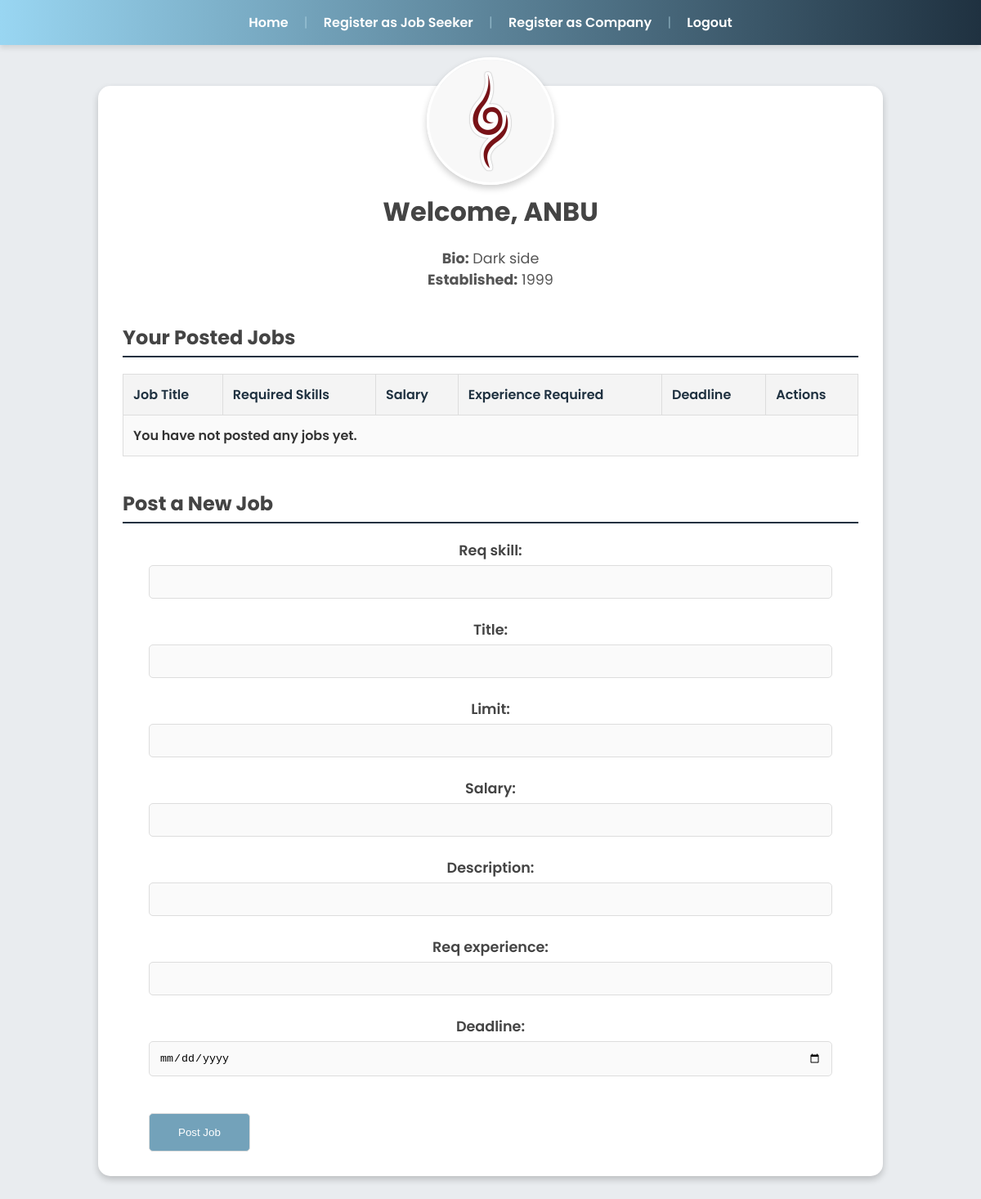
The page /company/dashboard/ (signed in) on the database as committed earlier.
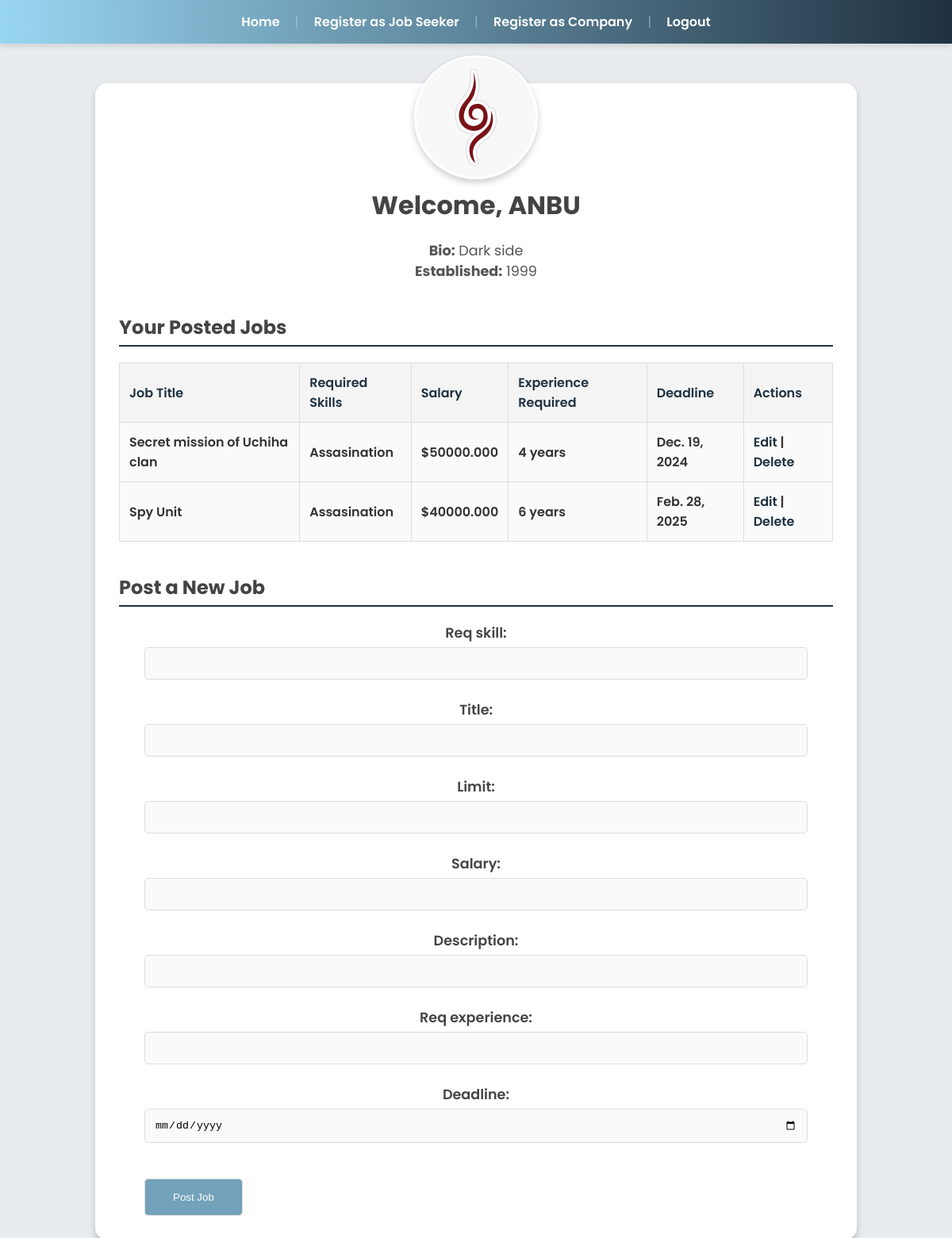
The same page on the database as committed later.
### jobs/models.py (models this page shows, shortened)
class user(models.Model):
    username = models.CharField(max_length=100, primary_key=True)
    password = models.CharField(max_length=100, unique=True)
    address = models.CharField(max_length=300, null=True, blank=True)
    bio = models.CharField(max_length=400, null=True, blank=True)
    profile_pic = models.ImageField(upload_to="profile_pics", blank=True)

class company(models.Model):
    c_username = models.OneToOneField(user, on_delete=models.CASCADE, primary_key=True, related_name="company")
    company_name = models.CharField(max_length=100)
    company_type = models.CharField(max_length=100)
    establishment_year = models.DateField()

class jobs(models.Model):
    job_id = models.AutoField(primary_key=True)
    c_username = models.ForeignKey(company, on_delete=models.CASCADE, related_name="job_posted")
    req_skill = models.CharField(max_length=50)
    title = models.CharField(max_length=100)
    limit = models.IntegerField()
    salary = models.DecimalField(max_digits=10, decimal_places=3)
    description = models.CharField(max_length=400)
    req_experience = models.IntegerField()
    deadline = models.DateField()

### jobs/views.py (the view)
# urls.py: path('company/dashboard/', views.company_dashboard, name='company_dashboard'),
def company_dashboard(request):
    user_instance = user.objects.get(username=request.session['username'])
    if not hasattr(user_instance, "company"):
        return redirect('login')  # Redirect to login if user is not a company
    company_instance = user_instance.company
    posted_jobs = jobs.objects.filter(c_username=company_instance)  # Fetch jobs posted by the company
    if request.method == "POST":
        job_form = JobForm(request.POST)
        if job_form.is_valid():
            job = job_form.save(commit=False)
            job.c_username = company_instance  # Link job to the company
            job.save()
            return redirect('company_dashboard')
    else:
        job_form = JobForm()
    context = {
        'company': company_instance,
        'posted_jobs': posted_jobs,
        'user' : user_instance,
        'job_form': job_form
    }
    return render(request, 'jobs/company_dashboard.html', context)

### jobs/forms.py
class JobForm(forms.ModelForm):
    class Meta:
        model = jobs
        fields = ['req_skill', 'title', 'limit', 'salary', 'description', 'req_experience', 'deadline']
        widgets = {
            'deadline': forms.DateInput(attrs={'type': 'date'}),
        }

### jobs/templates/jobs/company_dashboard.html (shortened to what this page needs)
<!DOCTYPE html>
<html lang="en">
<head>
    {% load static %}
    <link rel="stylesheet" href="{% static 'jobs/company_dashboard.css' %}">
</head>
<body>
    <nav>
        <a href="{% url 'home' %}">Home</a> |
        <a href="{% url 'register_job_seeker' %}">Register as Job Seeker</a> |
        <a href="{% url 'register_company' %}">Register as Company</a> |
        <a href="{% url 'user_logout' %}">Logout</a>
    </nav>
    <div class="content">
        <img src="/media/{{ user.profile_pic|default:'profile_pics/blank.jpg' }}" alt="Profile Picture">
        <h1 class="welcome">Welcome, {{ company.company_name }}</h1>
        <p><strong>Bio:</strong> {{ user.bio|default:"No bio available" }}</p>
        <p><strong>Established:</strong> {{ company.establishment_year|date:"Y" }}</p>
        <h2>Your Posted Jobs</h2>
        <table>
            <thead>
                <tr>
                    <th>Job Title</th>
                    <th>Required Skills</th>
                    <th>Salary</th>
                    <th>Experience Required</th>
                    <th>Deadline</th>
                    <th>Actions</th>
                </tr>
            </thead>
            <tbody>
                {% for job in posted_jobs %}
                <tr>
                    <td>{{ job.title }}</td>
                    <td>{{ job.req_skill }}</td>
                    <td>${{ job.salary }}</td>
                    <td>{{ job.req_experience }} years</td>
                    <td>{{ job.deadline }}</td>
                    <td>
                        <a class="actions" href="{% url 'edit_job' job.job_id %}">Edit</a> |
                        <a class="actions" href="{% url 'delete_job' job.job_id %}" onclick="return confirm('Are you sure you want to delete this job?');">Delete</a>
                    </td>
                </tr>
                {% empty %}
                <tr>
                    <td colspan="6">You have not posted any jobs yet.</td>
                </tr>
                {% endfor %}
            </tbody>
        </table>
        <h2>Post a New Job</h2>
        <form method="post">
            {{ job_form.as_p }}
            <button type="submit" class="back">Post Job</button>
        </form>
    </div>
</body>
</html>

### jobs/static/jobs/company_dashboard.css (style rules this page uses)
body { font-family: 'Poppins', sans-serif; margin: 0; padding: 0; background: #e9ecef; color: #333; }
nav { background: linear-gradient(to right, #99d6f2, #1f3140); padding: 15px; text-align: center; box-shadow: 0 4px 6px rgba(0, 0, 0, 0.1); color: #b6dbe88d; }
nav a { color: #fff; margin: 0 15px; text-decoration: none; font-weight: 600; transition: color 0.3s ease; }
.content { max-width: 900px; margin: 50px auto; background: #fff; padding: 30px; border-radius: 15px; box-shadow: 0 4px 8px rgba(0, 0, 0, 0.2); position: relative; }
img { display: block; width: 150px; height: 150px; border-radius: 50%; object-fit: cover; box-shadow: 0 4px 8px rgba(0, 0, 0, 0.2); position: absolute; top: -35px; left: 50%; transform: translateX(-50%); border: 3px solid #fff; }
.welcome { text-align: center; margin: 100px 0 20px; font-size: 2rem; color: #444; }
p { text-align: center; margin: 0; font-size: 1.1rem; color: #555; }
h2 { margin-top: 40px; font-size: 1.5rem; color: #444; border-bottom: 2px solid #1f3140; padding-bottom: 5px; }
table { width: 100%; border-collapse: collapse; margin-top: 20px; }
table th, table td { padding: 12px; text-align: left; border: 1px solid #ddd; font-weight: 600; }
table th { background: #f4f4f4; color: #1f3140; }
table td { background: #fafafa; }
.actions { color: #1f3140; text-decoration: none; font-weight: 600; transition: color 0.3s ease; }
form label { display: block; margin-top: 10px; font-weight: 600; color: #444; }
form input, form select, form textarea { width: 90%; padding: 12px; margin-top: 5px; margin-bottom: 15px; border: 1px solid #ddd; border-radius: 5px; background: #fafafa; }
.back { display: inline-block; margin-top: 30px; margin-left: 32px; padding: 15px 35px; background: #73A2BA; color: white; border: 1px solid #ddd; border-radius: 5px; text-align: center; transition: background 0.3s ease; }

Rows that differ between the two databases and show on the page:
added jobs: title "Secret mission of Uchiha clan", req_skill "Assasination", salary "50000.000", req_experience "4", deadline "Dec. 19, 2024"
added jobs: title "Spy Unit", req_skill "Assasination", salary "40000.000", req_experience "6", deadline "Feb. 28, 2025"
Other text that changed with them:
text no longer shown: "You have not posted any jobs yet."
